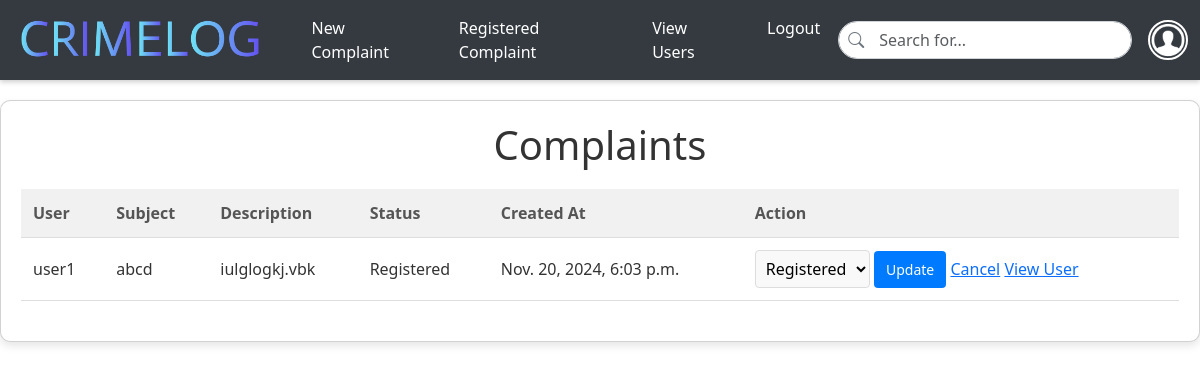
/view_complaints/ (signed in), run on the app's committed database.
### app/models.py (models this page shows, shortened)
class Complaint(models.Model):
    user = models.ForeignKey(User, on_delete=models.CASCADE)
    police = models.ForeignKey(Police, on_delete=models.CASCADE)
    subject = models.CharField(max_length=255)
    description = models.TextField()
    status = models.CharField(max_length=50, choices=[('Pending', 'Pending'), ('Registered', 'Registered'), ('Resolved', 'Resolved')], default='Pending')
    created_at = models.DateTimeField(auto_now_add=True)
    registered_at = models.DateTimeField(null=True, blank=True)  # Optional

class User(models.Model):
    Email = models.EmailField(unique=True)
    username = models.TextField()
    phonenumber = models.IntegerField()
    password = models.TextField()
    location = models.TextField()
    idproof = models.FileField()
    profile_picture = models.ImageField(upload_to='profile_pics/', default='profile_pics/default.png')  # Ensure the default image is in the correct path.

### app/views.py (the view, shortened to what this page needs)
# urls.py: path('view_complaints/', views.view_complaints, name='view_complaints'),
def view_complaints(req):
    if 'police' not in req.session:
        return redirect(login)  # Ensure the police officer is logged in
    police = get_police(req)  # Helper function to fetch police officer details
    complaints = Complaint.objects.filter(police=police).order_by('-created_at')
    return render(req, 'police/view_complaints.html', {'complaints': complaints})

### app/views.py (called while the page is built)
def get_police(req):
    data=Police.objects.get(Email=req.session['police'])
    return data

### templates/police/view_complaints.html (shortened to what this page needs)
<!DOCTYPE html>
<html lang="en">
<head>
    <link href="https://cdn.jsdelivr.net/npm/bootstrap@5.3.3/dist/css/bootstrap.min.css" rel="stylesheet">
    <link href="https://cdn.jsdelivr.net/npm/bootstrap-icons/font/bootstrap-icons.css" rel="stylesheet">
</head>
<body>
    <nav id="nav" class="navbar navbar-expand-lg navbar-dark sticky-top">
        <div class="container-fluid">
            <a class="navbar-brand" href="../policehome">
                <img id="logo" src="../static/images/logo.png" alt="Logo">
            </a>
            <div class="collapse navbar-collapse" id="mynavbar">
                <ul class="navbar-nav me-auto">
                    <li class="nav-item">
                        <a class="nav-link" href="../view_complaints">New Complaint</a>
                    </li>
                    <li class="nav-item">
                        <a class="nav-link" href="../complainthistory">Registered Complaint</a>
                    </li>
                    <li class="nav-item">
                        <a class="nav-link" href="../viewuser">View Users</a>
                    </li>
                    <li class="nav-item">
                        <a class="nav-link" href="../logout">Logout</a>
                    </li>
                </ul>
                <div class="search-bar">
                    <span class="search-icon"><i class="bi bi-search"></i></span>
                    <form method="post" action="{% url 'usersearch' %}">
                        <input class="form-control" type="text" name="query" placeholder="Search for...">
                    </form>
                </div>
                <div class="dropdown ms-3">
                    <button class="btn btn-link dropdown p-0 border-0" type="button" id="profileDropdown" data-bs-toggle="dropdown" aria-expanded="false">
                        <img src="../static/images/profile.png" alt="Profile" class="profile-img">
                    </button>
                </div>
            </div>
        </div>
    </nav>
    <div class="card">
        <h1>Complaints</h1>
        <table>
            <thead>
                <tr>
                    <th>User</th>
                    <th>Subject</th>
                    <th>Description</th>
                    <th>Status</th>
                    <th>Created At</th>
                    <th>Action</th>
                </tr>
            </thead>
            <tbody>
                {% for complaint in complaints %}
                    <tr>
                        <td>{{ complaint.user.username }}</td>
                        <td>{{ complaint.subject }}</td>
                        <td>{{ complaint.description }}</td>
                        <td>{{ complaint.status }}</td>
                        <td>{{ complaint.created_at }}</td>
                        <td>
                            <form method="POST" style="margin: 0;">
                                <select name="status" class="status-select">
                                    <option value="Registered" {% if complaint.status == "Registered" %}selected{% endif %}>Registered</option>
                                </select>
                                <button type="submit">Update</button>
                                <a href="../delete/{{data.pk}}" type="btn-btn-primary">Cancel</a>
                                <a href="../viewuser" type="btn-btn-primary">View User</a>
                            </form>
                        </td>
                    </tr>
                {% empty %}
                    <tr>
                        <td colspan="6" class="no-complaints">No complaints found.</td>
                    </tr>
                {% endfor %}
            </tbody>
        </table>
    </div>
</body>
</html>

### templates/police/view_complaints.html (style rules this page uses)
#nav { box-shadow: 0 2px 5px rgba(0, 0, 0, 0.2); background-color: #343a40; height: 80px; }
.navbar-brand img { max-height: 60px; }
.navbar .nav-link { color: #fff; transition: color 0.3s ease; margin: 10px; }
.search-bar { position: relative; width: 300px; }
.search-bar input { padding-left: 40px; border: 1px solid #ced4da; border-radius: 25px; }
.search-bar .search-icon { position: absolute; top: 50%; left: 10px; transform: translateY(-50%); font-size: 1rem; color: #6c757d; }
.profile-img { width: 40px; height: 40px; border-radius: 50%; object-fit: cover; border: 2px solid #fff; background-color: #343a40; }
.card { max-width: 1200px; margin: 0 auto; background: #fff; margin-top: 20px; padding: 20px; box-shadow: 0 4px 8px rgba(0, 0, 0, 0.1); border-radius: 10px; }
h1 { color: #333; text-align: center; margin-bottom: 20px; }
table { width: 100%; border-collapse: collapse; margin-bottom: 20px; }
thead { background-color: #f1f1f1; }
th, td { padding: 12px; text-align: left; border-bottom: 1px solid #ddd; }
th { color: #555; font-weight: bold; }
td { color: #333; }
.status-select { padding: 6px; border: 1px solid #ddd; border-radius: 4px; background: #f9f9f9; }
button { background-color: #007bff; color: #fff; border: none; padding: 8px 12px; border-radius: 4px; cursor: pointer; font-size: 14px; }

### data on the page
Complaint: user.username "user1", subject "abcd", description "iulglogkj.vbk", status "Registered", created_at "Nov. 20, 2024, 6:03 p.m."
